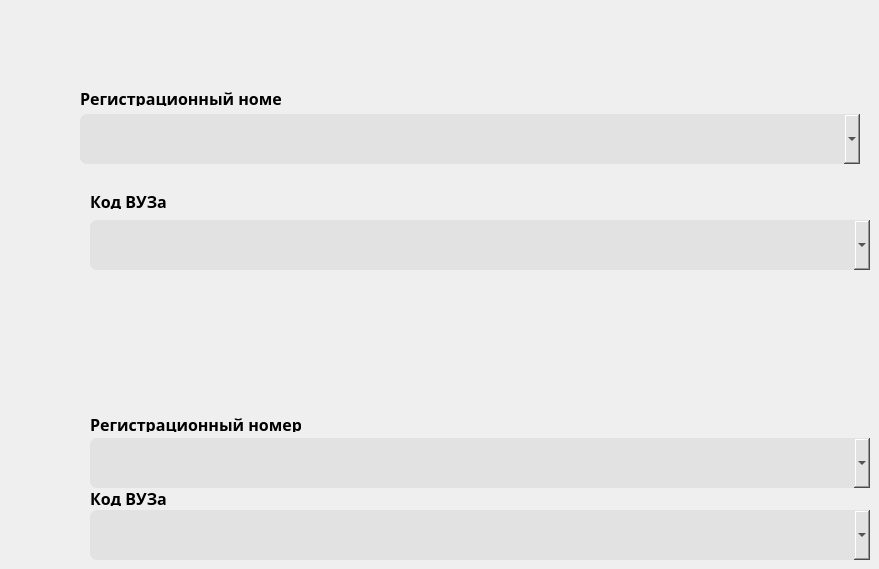
    <widget class="QWidget" name="page">
     <widget class="QLabel" name="label_8">
      <property name="geometry">
       <rect>
        <x>90</x>
        <y>193</y>
        <width>101</width>
        <height>16</height>
       </rect>
      </property>
      <property name="font">
       <font>
        <family>Yu Gothic UI Semibold</family>
        <pointsize>12</pointsize>
        <weight>75</weight>
        <bold>true</bold>
       </font>
      </property>
      <property name="text">
       <string>Код ВУЗа</string>
      </property>
     </widget>
     <widget class="QComboBox" name="combox_codvuz">
      <property name="geometry">
       <rect>
        <x>90</x>
        <y>220</y>
        <width>780</width>
        <height>50</height>
       </rect>
      </property>
      <property name="font">
       <font>
        <family>Yu Gothic UI Semibold</family>
        <pointsize>12</pointsize>
        <weight>75</weight>
        <bold>true</bold>
       </font>
      </property>
      <property name="cursor">
       <cursorShape>PointingHandCursor</cursorShape>
      </property>
      <property name="mouseTracking">
       <bool>true</bool>
      </property>
      <property name="styleSheet">
       <string notr="true">background-color: rgb(149, 149, 149);
background-color: rgb(226, 226, 226);
border-radius: 7px</string>
      </property>
     </widget>
     <widget class="QComboBox" name="combox_codvuz_2">
      <property name="geometry">
       <rect>
        <x>90</x>
        <y>510</y>
        <width>780</width>
        <height>50</height>
       </rect>
      </property>
      <property name="font">
       <font>
        <family>Yu Gothic UI Semibold</family>
        <pointsize>12</pointsize>
        <weight>75</weight>
        <bold>true</bold>
       </font>
      </property>
      <property name="cursor">
       <cursorShape>PointingHandCursor</cursorShape>
      </property>
      <property name="mouseTracking">
       <bool>true</bool>
      </property>
      <property name="styleSheet">
       <string notr="true">background-color: rgb(149, 149, 149);
background-color: rgb(226, 226, 226);
border-radius: 7px</string>
      </property>
     </widget>
     <widget class="QComboBox" name="combox_regnumber_2">
      <property name="geometry">
       <rect>
        <x>90</x>
        <y>438</y>
        <width>780</width>
        <height>50</height>
       </rect>
      </property>
      <property name="font">
       <font>
        <family>Yu Gothic UI Semibold</family>
        <pointsize>12</pointsize>
        <weight>75</weight>
        <bold>true</bold>
       </font>
      </property>
      <property name="cursor">
       <cursorShape>PointingHandCursor</cursorShape>
      </property>
      <property name="mouseTracking">
       <bool>true</bool>
      </property>
      <property name="styleSheet">
       <string notr="true">background-color: rgb(149, 149, 149);
background-color: rgb(226, 226, 226);
border-radius: 7px</string>
      </property>
     </widget>
     <widget class="QLabel" name="label_12">
      <property name="geometry">
       <rect>
        <x>90</x>
        <y>416</y>
        <width>211</width>
        <height>16</height>
       </rect>
      </property>
      <property name="font">
       <font>
        <family>Yu Gothic UI Semibold</family>
        <pointsize>12</pointsize>
        <weight>75</weight>
        <bold>true</bold>
       </font>
      </property>
      <property name="text">
       <string>Регистрационный номер</string>
      </property>
     </widget>
     <widget class="QLabel" name="label_11">
      <property name="geometry">
       <rect>
        <x>90</x>
        <y>490</y>
        <width>121</width>
        <height>16</height>
       </rect>
      </property>
      <property name="font">
       <font>
        <family>Yu Gothic UI Semibold</family>
        <pointsize>12</pointsize>
        <weight>75</weight>
        <bold>true</bold>
       </font>
      </property>
      <property name="text">
       <string>Код ВУЗа</string>
      </property>
     </widget>
     <widget class="QComboBox" name="combox_regnumber">
      <property name="geometry">
       <rect>
        <x>80</x>
        <y>114</y>
        <width>780</width>
        <height>50</height>
       </rect>
      </property>
      <property name="font">
       <font>
        <family>Yu Gothic UI Semibold</family>
        <pointsize>12</pointsize>
        <weight>75</weight>
        <bold>true</bold>
       </font>
      </property>
      <property name="cursor">
       <cursorShape>PointingHandCursor</cursorShape>
      </property>
      <property name="mouseTracking">
       <bool>true</bool>
      </property>
      <property name="styleSheet">
       <string notr="true">background-color: rgb(149, 149, 149);
background-color: rgb(226, 226, 226);
border-radius: 7px</string>
      </property>
     </widget>
     <widget class="QLabel" name="label_9">
      <property name="geometry">
       <rect>
        <x>80</x>
        <y>90</y>
        <width>201</width>
        <height>16</height>
       </rect>
      </property>
      <property name="font">
       <font>
        <family>Yu Gothic UI Semibold</family>
        <pointsize>12</pointsize>
        <weight>75</weight>
        <bold>true</bold>
       </font>
      </property>
      <property name="text">
       <string>Регистрационный номер</string>
      </property>
     </widget>
    </widget>
